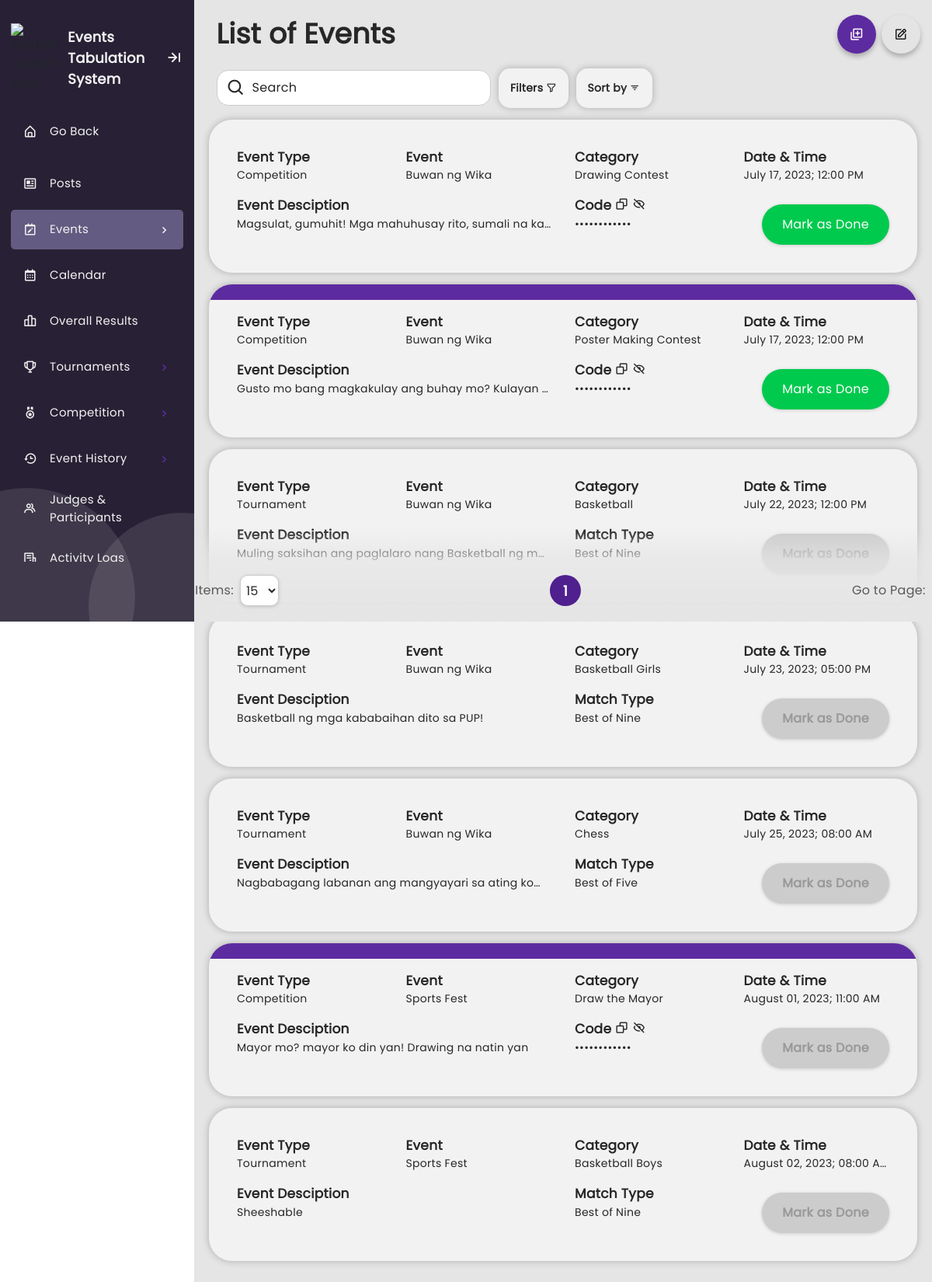
Page /EVE-admin-list-of-events.php (signed in) on the committed database.
### tables this page shows
CREATE TABLE `ongoing_list_of_event` (
  `event_id` int(11) NOT NULL,
  `ongoing_event_name_id` int(11) NOT NULL,
  `category_name_id` int(11) DEFAULT NULL,
  `event_name_id` int(11) NOT NULL,
  `event_type_id` int(11) NOT NULL,
  `category_name` varchar(25) DEFAULT NULL,
  `event_description` varchar(255) NOT NULL,
  `event_code` varchar(12) DEFAULT NULL,
  `event_date` date NOT NULL,
  `event_time` time NOT NULL,
  `is_archived` tinyint(1) NOT NULL DEFAULT 0,
  `suggested_status` tinyint(1) NOT NULL DEFAULT 0,
  `overall_include` tinyint(1) NOT NULL DEFAULT 1,
  `is_deleted` tinyint(1) NOT NULL DEFAULT 0
);

CREATE TABLE `event_type` (
  `event_type_id` int(11) NOT NULL,
  `event_type` varchar(11) NOT NULL
);

CREATE TABLE `ongoing_event_name` (
  `ongoing_event_name_id` int(11) NOT NULL,
  `event_name_id` int(11) NOT NULL,
  `event_name` varchar(25) NOT NULL,
  `year_created` year(4) NOT NULL,
  `is_done` tinyint(1) NOT NULL DEFAULT 0
);

CREATE TABLE `number_of_wins` (
  `number_of_wins_id` int(11) NOT NULL,
  `number_of_wins` varchar(20) NOT NULL,
  `number_of_wins_number` int(11) NOT NULL
);

### php/EVE-admin-get-event-data.php (called while the page is built, shortened)
<?php
    require 'database_connect.php';
    $event_query = "SELECT * FROM ongoing_list_of_event WHERE is_archived = '0' AND is_deleted = '0' ORDER BY event_date ASC";
    $event_result2 = mysqli_query($conn, $event_query);
?>

### EVE-admin-list-of-events.php (the view, shortened to what this page needs)
<?php
  include './php/EVE-admin-edit-event.php';
  include './php/EVE-admin-get-event-data.php';
?>
<!DOCTYPE html>
<html lang="en">
  <head>
    <link rel="stylesheet" href="./css/theme-mode.css">
    <link rel="stylesheet" href="./css/boxicons.css">
    <link rel="stylesheet" href="./css/responsive.css">
    <link rel="stylesheet" href="./css/sidebar-style.css">
    <link rel="stylesheet" href="./css/system-wide.css">
    <link rel="stylesheet" href="./css/EVE-admin-bootstrap-select.min.css">
    <link rel="stylesheet" href="./css/EVE-admin-bootstrap4.min.css">
    <link rel="stylesheet" href="./css/EVE-admin-list-of-events.css">
    <link rel="stylesheet" href="./css/EVE-admin-confirmation.css">
    <link rel="stylesheet" href="./css/multiselection.css">
  </head>
  <body>
    <?php
      require './php/admin-sidebar.php';
    ?>
    <section class="home-section">
    <form method="POST" id="listFormContainer">
      <div class="container-fluid d-flex row justify-content-center m-0" id="event-wrapper">
        <?php
          $row = mysqli_num_rows($event_result2);
          if ($row > 0){
            ?>
          <?php
            require './php/pagination w filter.php';
            $list_table_query_with_limit = "SELECT ole.*,
                                            oen.*,
                                            et.*
                                            FROM ongoing_event_name AS oen
                                            JOIN event_type AS et
                                            JOIN ongoing_list_of_event AS ole ON ole.ongoing_event_name_id = oen.ongoing_event_name_id AND ole.event_type_id = et.event_type_id
                                            WHERE (is_archived = 0 AND is_deleted = 0)";
          if ($sortValue === 'eventname') {
            $list_table_query_with_limit .= " ORDER BY  oen.event_name";
            if ($sortOrder === 'descending') {
              $list_table_query_with_limit .= " DESC";
            } else {
              $list_table_query_with_limit .= " ASC";
            }
          } else {
            $list_table_query_with_limit .= " ORDER BY  ole.event_date";
            if ($sortOrder === 'descending') {
              $list_table_query_with_limit .= " DESC, ole.event_time DESC";
            } else {
              $list_table_query_with_limit .= " ASC, ole.event_time ASC";
            }
          }
          $list_table_query_with_limit .= " LIMIT $start_from, $numberOfItems;";
          $listedItems = mysqli_query($conn, $list_table_query_with_limit);
          ?>
              <div class="row d-flex justify-content-between align-items-center w-100">
                <div class="header col-7">List of Events</div>
                <div class="button-container col-5">
                  <button class="primary-button icon-button" id="create-event-btn"><i class='bx bx-add-to-queue'></i></button>
                  <button class="secondary-button icon-button" id="edit-event-btn"><i class='bx bx-edit'></i></button>
                </div>
                <div class="filter-container">
                  <div class="searchbar-container">
                      <i class='bx bx-search' id="searchIcon"></i>
                      <input type="text" id="searchInput" placeholder="Search" maxlength="25" autocomplete="off">
                  </div>
                  <div class="filtering-container">
                    <div class="element" id="filterBtn">
                      <div class="filter-group">
                        Filters
                        <i class='bx bx-filter-alt'></i>
                      </div>
                    </div>
                  </div>
                  <div class="sort-container">
                    <div class="element" id="sortBtn">
                      <div class="filter-group">
                        Sort by
                        <i class='bx bx-filter'></i>
                      </div>
                    </div>
                  </div>
                </div>
              </div>
            <?php
            while ($row = mysqli_fetch_array($listedItems)):;
                if ($row['event_type_id'] == '2') {
            ?>
            <div class="element" id="e<?php echo $row['event_id'];?>">
              <div class="not-included"></div>
              <div class="row">
              <div class="element-group col-sm-6 col-lg-3">
                  <p class="element-label">Event Type</p>
                  <p class="element-content"><?php echo $row['event_type'];?></p>
                </div>
                <div class="element-group col-sm-6 col-lg-3">
                  <p class="element-label">Event</p>
                  <p class="element-content"><?php echo $row['event_name'];?></p>
                </div>
                <div class="element-group col-sm-6 col-lg-3">
                  <p class="element-label">Category</p>
                  <p class="element-content"><?php echo $row['category_name'];?></p>
                </div>
                <div class="element-group col-sm-6 col-lg-3">
                  <p class="element-label">Date & Time</p>
                  <p class="element-content"><?php
                  $date_sql = "SELECT DATE_FORMAT('$row[event_date]', '%M %d, %Y') AS formattedDate FROM ongoing_list_of_event;";
                  $date_result = mysqli_query($conn, $date_sql);
                  $get_date_result = mysqli_fetch_assoc($date_result);
                  $date = $get_date_result['formattedDate'];
                  $time_sql = "SELECT TIME_FORMAT('$row[event_time]', '%h:%i %p') AS formattedTime FROM ongoing_list_of_event;";
                  $time_result = mysqli_query($conn, $time_sql);
                  $get_time_result = mysqli_fetch_assoc($time_result);
                  $time = $get_time_result['formattedTime'];
                  echo $date;?>; <?php echo $time;?></p>
                </div>
              </div>
              <div class="row">
                <div class="element-group col-sm-6 col-lg-6">
                  <p class="element-label">Event Desciption</p>
                  <p class="element-content"><?php echo $row['event_description'];?></p>
                </div>
                <div class="element-group col-sm-6 col-lg-2">
                  <p class="element-label">Code
                    <i class='bx bx-copy' onclick="copyCode<?php echo $row[0];?>(this)" data-placement="bottom" title="Copy">
                    </i>
                    <i class='bx bx-hide' id="revealCode<?php echo $row[0];?>"></i>
                  </p>
                  <p class="element-content-secured" id="eventCode<?php echo $row['event_id'];?>"><?php echo $row['event_code'];?></p>
                </div>
                <div class="element-group col-sm-12 col-lg-4" id="eventBtn">
                  <button class="success-button justify-self-end event-done-btn<?php echo $row['event_id'];?>" id="eventDoneBtn<?php echo $row['event_id'];?>">Mark as Done</button>
                </div>
              </div>
            </div>
        <?php
                }
                else if ($row['event_type_id'] == '1'){
        ?>
        <div class="element" id="e<?php echo $row['event_id'];?>">
              <div class="row">
              <div class="element-group col-sm-6 col-lg-3">
                  <p class="element-label">Event Type</p>
                  <p class="element-content"><?php echo $row['event_type'];?></p>
                </div>
                <div class="element-group col-sm-6 col-lg-3">
                  <p class="element-label">Event</p>
                  <p class="element-content"><?php echo $row['event_name'];?></p>
                </div>
                <div class="element-group col-sm-6 col-lg-3">
                  <p class="element-label">Category</p>
                  <p class="element-content"><?php echo $row['category_name'];?></p>
                </div>
                <div class="element-group col-sm-6 col-lg-3">
                  <p class="element-label">Date & Time</p>
                  <p class="element-content"><?php
                  $date_sql = "SELECT DATE_FORMAT('$row[event_date]', '%M %d, %Y') AS formattedDate FROM ongoing_list_of_event;";
                  $date_result = mysqli_query($conn, $date_sql);
                  $get_date_result = mysqli_fetch_assoc($date_result);
                  $date = $get_date_result['formattedDate'];
                  $time_sql = "SELECT TIME_FORMAT('$row[event_time]', '%h:%i %p') AS formattedTime FROM ongoing_list_of_event;";
                  $time_result = mysqli_query($conn, $time_sql);
                  $get_time_result = mysqli_fetch_assoc($time_result);
                  $time = $get_time_result['formattedTime'];
                  echo $date;?>; <?php echo $time;?></p>
                </div>
              </div>
              <div class="row">
                <div class="element-group col-sm-6 col-lg-6">
                  <p class="element-label">Event Desciption</p>
                  <p class="element-content"><?php echo $row['event_description'];?></p>
                </div>
                <div class="element-group col-sm-6 col-lg-2">
                  <p class="element-label">Match Type</p>
                  <p class="element-content">
                  <?php
                    $sql = "SELECT *
                            FROM tournament AS t
                            LEFT JOIN number_of_wins AS nows ON nows.number_of_wins_id = t.number_of_wins_id
                            WHERE t.event_id = $row[event_id]; ";
                    $query = mysqli_query($conn, $sql);
                    $result = mysqli_fetch_array($query);
                    $numberOfWins = $result['number_of_wins'];
                    echo $numberOfWins;
                  ?>
                  </p>
                </div>
                <div class="element-group col-sm-12 col-lg-4" id="eventBtn">
                  <button class="success-button justify-self-end event-done-btn<?php echo $row['event_id'];?>" id="eventDoneBtn<?php echo $row['event_id'];?>">Mark as Done</button>
                </div>
              </div>
            </div>
        <?php
                }
          endwhile;
        ?>
            <?php
          }
        ?>
      </div>
      </form>
    </section>
  </body>
</html>

### css/theme-mode.css (style rules this page uses)
:root[data-theme="light"] { --color-sidebar-bg:#282135; --color-sidebar-text: #f2f2f2; --color-sidebar-active: rgba(114, 106, 148, 0.8); --color-sidebar-subactive: rgba(114, 106, 148, 0.8); --color-sidebar-hover: rgba(114, 106, 148, 0.15); --color-sidebar-sublist-1: #FF605C; --color-sidebar-sublist-2: #00CA4E; --color-sidebar-sublist-3: #FFB546; --color-sidebar-sublist-4: #9747FF; --color-sidebar-chevron-icon: #5D2BA0; --color-container-shadow: 0px 0px 10px rgba(0, 0, 0, 0.25); --color-container-hover: 0px 0px 10px 3px rgba(0, 0, 0, 0.25); --color-element-shadow: 0px 1px 4px rgba(0, 0, 0, 0.16); --color-element-hover: 0px 1px 4px 3px 3px rgba(0, 0, 0, 0.16); --color-body: #e5e5e5; --color-content-card: #F2F2F2; --color-content-element: #ffffff; --color-content-outline: #cccccc; --color-content-text: #272727; --color-content-line: #635B8180; --color-search-show: #FF605C; --color-content-button: #EDE7DD; --color-content-button-line: #635B81; --color-sc: #6056a1; --color-acap: #a188b4; --color-aeces: #c1393b; --color-elite: #e27304; --color-give: #22404f; --color-jehra: #da6993; --color-jmap: #eec21d; --color-jpia: #aa3f4e; --color-piie: #126b31; }

### css/sidebar-style.css (style rules this page uses)
* { padding: 0%; margin: 0%; box-sizing: border-box; font-family: 'Poppins'; }
body { min-height: 100vh; }
.home-section { position: relative; background-color: var(--color-body); min-height: 100vh; top:0; left:78px; width: calc(100% - 78px); transition: all .5s ease; z-index: 2; }
.home-section .header { color:var(--color-content-text); font-size: 36px!important; font-weight: 900; padding: 1.4064697609001406vw; padding-left: 3%; width: 100%; }
.sidebar.open ~ .home-section { left:250px; width: calc(100% - 250px); }
input:not(.form-check-input) { padding: 10px 20px!important; margin-bottom: 20px!important; border: 1px solid #ccc; border-radius: 5px; background-color: whitesmoke; }

### css/EVE-admin-list-of-events.css (style rules this page uses)
html { overflow-y: scroll; overflow-x: hidden; }
#event-wrapper { height: 100%; padding: 0; }
#eventBtn { display: flex; justify-content: end; align-items: end; }
.button-container { display: flex; justify-content: end!important; align-items: center!important; gap: 0.5625879043600562vw!important; }
button { outline: none!important; }
.icon-button { transition: 0.3s ease; }
#create-event-btn { display: flex; }
.filter-container { display: flex; gap: 10px; padding-left: 3%; margin-bottom: 10px; width: 65%; }
.filter-container .element { padding: 15px!important; width: fit-content!important; border: none!important; border-radius: 15px!important; position: relative; font-weight: bold; font-size: 14px; cursor: pointer; display: flex; flex-direction: column; user-select: none; }
.filter-group { display: flex; justify-content: center; align-items: center; gap: 3px; }
.filter-container .sort-container, .filter-container .filtering-container { display: flex; justify-content: center; }
.searchbar-container { display: flex; align-items: center; margin: 0!important; position: relative; }
.searchbar-container input[type="text"], #filterBtn, #sortBtn { margin: 0!important; }
.searchbar-container { max-width: 450px; width: 60%; }
.searchbar-container input[type="text"] { width: 100%; padding: 10px 0px 10px 45px!important; }
.searchbar-container #searchIcon { position: absolute; font-size: 25px; margin-left: 13px; color: var(--color-content-text); }
.element { overflow: hidden; }
.element .not-included { width: 100%; background-color: var(--default-primary-action-color); height: 20px; position: absolute; top: 0; left: 0; display: none; }

### css/pagination.css (style rules this page uses)
:root[data-theme="light"] { --pagination-background-1: #e5e5e500; --pagination-background-2: #e5e5e5B3; --pagination-background-3: #e5e5e5E6; --pagination-background-4: #e5e5e5; --pagination-text-color: #595959; }

### EVE-admin-list-of-events.php (style rules this page uses)
#event-wrapper { padding-bottom: 100px; }

### rows in the picture
ongoing_list_of_event: event_type.event_type "Competition", ongoing_event_name.event_name "Buwan ng Wika", category_name "Drawing Contest", date "July 17, 2023", time "12:00 PM", event_description "Magsulat, gumuhit! Mga mahuhusay rito, sumali na ka…", event_code "g5uIqokZeOOK"
ongoing_list_of_event: event_type.event_type "Competition", ongoing_event_name.event_name "Buwan ng Wika", category_name "Poster Making Contest", date "July 17, 2023", time "12:00 PM", event_description "Gusto mo bang magkakulay ang buhay mo? Kulayan…", event_code "1sqw4rNeDI4q"
ongoing_list_of_event: event_type.event_type "Tournament", ongoing_event_name.event_name "Buwan ng Wika", category_name "Basketball", date "July 22, 2023", time "12:00 PM", event_description "Muling saksihan ang paglalaro nang Basketball ng m…", number_of_wins.number_of_wins "Best of Nine"
ongoing_list_of_event: event_type.event_type "Tournament", ongoing_event_name.event_name "Buwan ng Wika", category_name "Basketball Girls", date "July 23, 2023", time "05:00 PM", event_description "Basketball ng mga kababaihan dito sa PUP!", number_of_wins.number_of_wins "Best of Nine"
ongoing_list_of_event: event_type.event_type "Tournament", ongoing_event_name.event_name "Buwan ng Wika", category_name "Chess", date "July 25, 2023", time "08:00 AM", event_description "Nagbabagang labanan ang mangyayari sa ating ko…", number_of_wins.number_of_wins "Best of Five"
ongoing_list_of_event: event_type.event_type "Competition", ongoing_event_name.event_name "Sports Fest", category_name "Draw the Mayor", date "August 01, 2023", time "11:00 AM", event_description "Mayor mo? mayor ko din yan! Drawing na natin yan", event_code "YYyvDu110fZC"
ongoing_list_of_event: event_type.event_type "Tournament", ongoing_event_name.event_name "Sports Fest", category_name "Basketball Boys", date "August 02, 2023", time "08:00 AM", event_description "Sheeshable", number_of_wins.number_of_wins "Best of Nine"
